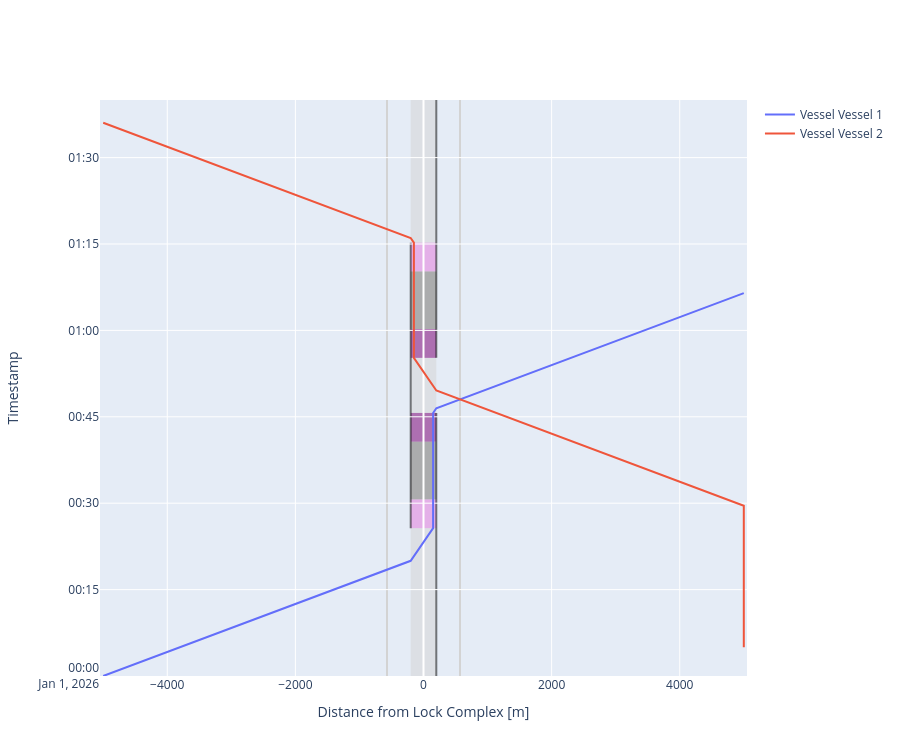

Notebook cell for this chart:
### Markdown cell above
##### Time-distance diagram
Lock chambers also have time-distance diagram plots, in which we can inspect the trajectories of the vessels and the lock chamber operation phases. We can now better understand why waiting time emerged for the second vessel. Vessels pass at 300 meters from the lock (by default).

### Code cell
def cm_to_pixels(cm):
    return cm * 37.8 # Set figure height to 10 cmfig.update_layout(height=cm_to_pixels(10))

# We can plot the time-distance diagram
fig = lock_chamber.plot(xlimmin = -5050, 
                        xlimmax = 5050, 
                        ylimmin = datetime.datetime(2026, 1, 1, 0, 0, 0),
                        ylimmax = datetime.datetime(2026, 1, 1, 1, 40, 0),
                        method='Plotly')

fig.update_layout(height=cm_to_pixels(20))

### Figure 1 — Plotly figure (JSON) as saved in the notebook; plotly's stock layout.template omitted (floating-point values rounded to 4 significant figures)
{"data": [{"hovertemplate": "Vessel: Vessel 1<br>Distance: %{x:.2f}<br>Time: %{y|%Y-%m-%d %H:%M:%S}<extra></extra>", "line": {"color": "#636EFA", "width": 2}, "mode": "lines", "name": "Vessel Vessel 1", "type": "scatter", "x": [-5000.0, -5000.0, -200.0, -200.0, 150.0, 150.0, 150.0, 150.0, 150.0, 150.0, 150.0, 150.0, 200.0, 200.0, 570.0, 5000.0], "xaxis": "x", "y": ["2026-01-01T00:00:00", "2026-01-01T00:00:00", "2026-01-01T00:20:00", "2026-01-01T00:20:00", "2026-01-01T00:25:40.172786", "2026-01-01T00:25:40.172786", "2026-01-01T00:30:40.172786", "2026-01-01T00:30:40.172786", "2026-01-01T00:40:40.172786", "2026-01-01T00:40:40.172786", "2026-01-01T00:45:40.172786", "2026-01-01T00:45:40.172786", "2026-01-01T00:46:28.768899", "2026-01-01T00:46:28.768899", "2026-01-01T00:48:01.268899", "2026-01-01T01:06:28.768899"], "yaxis": "y"}, {"hovertemplate": "Vessel: Vessel 2<br>Distance: %{x:.2f}<br>Time: %{y|%Y-%m-%d %H:%M:%S}<extra></extra>", "line": {"color": "#EF553B", "width": 2}, "mode": "lines", "name": "Vessel Vessel 2", "type": "scatter", "x": [5000.0, 5000.0, 5000.0, 5000.0, 200.0, 200.0, -150.0, -150.0, -150.0, -150.0, -150.0, -150.0, -150.0, -150.0, -200.0, -200.0, -570.0, -5000.0], "xaxis": "x", "y": ["2026-01-01T00:05:00", "2026-01-01T00:05:00", "2026-01-01T00:29:33.768898", "2026-01-01T00:29:33.768898", "2026-01-01T00:49:33.768898", "2026-01-01T00:49:33.768898", "2026-01-01T00:55:13.941684", "2026-01-01T00:55:13.941685", "2026-01-01T01:00:13.941685", "2026-01-01T01:00:13.941685", "2026-01-01T01:10:13.941685", "2026-01-01T01:10:13.941685", "2026-01-01T01:15:13.941685", "2026-01-01T01:15:13.941685", "2026-01-01T01:16:02.537797", "2026-01-01T01:16:02.537797", "2026-01-01T01:17:35.037797", "2026-01-01T01:36:02.537797"], "yaxis": "y"}], "layout": {"height": 756, "shapes": [{"fillcolor": "lightgrey", "layer": "below", "line": {"width": 0}, "name": "Lock Geometry", "opacity": 0.5, "type": "rect", "x0": -200, "x1": 200, "y0": "2026-01-01T00:00:00", "y1": "2026-01-01T01:40:00"}, {"fillcolor": "violet", "layer": "below", "line": {"width": 0}, "name": "Lock gate closing", "opacity": 0.5, "type": "rect", "x0": -200, "x1": 200, "xref": "x", "y0": "2026-01-01T00:25:40.172786", "y1": "2026-01-01T00:30:40.172786", "yref": "y"}, {"fillcolor": "grey", "layer": "below", "line": {"width": 0}, "name": "Lock levelling", "opacity": 0.5, "type": "rect", "x0": -200, "x1": 200, "xref": "x", "y0": "2026-01-01T00:30:40.172786", "y1": "2026-01-01T00:40:40.172786", "yref": "y"}, {"fillcolor": "purple", "layer": "below", "line": {"width": 0}, "name": "Lock gate opening", "opacity": 0.5, "type": "rect", "x0": -200, "x1": 200, "xref": "x", "y0": "2026-01-01T00:40:40.172786", "y1": "2026-01-01T00:45:40.172786", "yref": "y"}, {"fillcolor": "purple", "layer": "below", "line": {"width": 0}, "name": "Lock gate closing", "opacity": 0.5, "type": "rect", "x0": -200, "x1": 200, "xref": "x", "y0": "2026-01-01T00:55:13.941685", "y1": "2026-01-01T01:00:13.941685", "yref": "y"}, {"fillcolor": "grey", "layer": "below", "line": {"width": 0}, "name": "Lock levelling", "opacity": 0.5, "type": "rect", "x0": -200, "x1": 200, "xref": "x", "y0": "2026-01-01T01:00:13.941685", "y1": "2026-01-01T01:10:13.941685", "yref": "y"}, {"fillcolor": "violet", "layer": "below", "line": {"width": 0}, "name": "Lock gate opening", "opacity": 0.5, "type": "rect", "x0": -200, "x1": 200, "xref": "x", "y0": "2026-01-01T01:10:13.941685", "y1": "2026-01-01T01:15:13.941685", "yref": "y"}, {"fillcolor": "darkgrey", "layer": "below", "line": {"width": 0}, "name": "Doors closed", "opacity": 0.5, "type": "rect", "x0": -200, "x1": 200, "xref": "x", "y0": "2026-01-01T00:30:40.172786", "y1": "2026-01-01T00:40:40.172786", "yref": "y"}, {"fillcolor": "darkgrey", "layer": "below", "line": {"width": 0}, "name": "Doors closed", "opacity": 0.5, "type": "rect", "x0": -200, "x1": 200, "xref": "x", "y0": "2026-01-01T01:00:13.941685", "y1": "2026-01-01T01:10:13.941685", "yref": "y"}, {"fillcolor": "black", "layer": "below", "line": {"color": "black"}, "opacity": 0.5, "type": "line", "x0": -200, "x1": -200, "xref": "x", "y0": "2026-01-01T00:25:40.172786", "y1": "2026-01-01T01:15:13.941685", "yref": "y"}, {"fillcolor": "black", "layer": "below", "line": {"color": "black"}, "opacity": 0.5, "type": "line", "x0": 200, "x1": 200, "xref": "x", "y0": "2026-01-01T00:00:00", "y1": "2026-01-01T00:45:40.172786", "yref": "y"}, {"fillcolor": "black", "layer": "below", "line": {"color": "black"}, "opacity": 0.5, "type": "line", "x0": 200, "x1": 200, "xref": "x", "y0": "2026-01-01T00:55:13.941685", "y1": "2026-01-01T01:40:00", "yref": "y"}, {"layer": "below", "line": {"color": "lightgrey"}, "type": "line", "x0": -570, "x1": -570, "xref": "x", "y0": 0, "y1": 1, "yref": "y domain"}, {"layer": "below", "line": {"color": "lightgrey"}, "type": "line", "x0": 570, "x1": 570, "xref": "x", "y0": 0, "y1": 1, "yref": "y domain"}], "showlegend": true, "xaxis": {"anchor": "y", "domain": [0, 1], "range": [-5050, 5050], "title": {"text": "Distance from Lock Complex [m]"}}, "yaxis": {"anchor": "x", "domain": [0, 1], "range": ["2026-01-01T00:00:00", "2026-01-01T01:40:00"], "title": {"text": "Timestamp"}}}}
